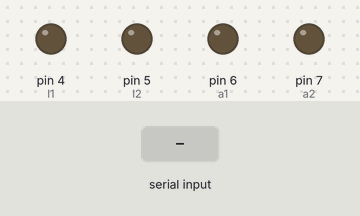
Simulated run of this sketch. Board: Arduino Uno, built with avr-gcc and run on an emulated ATmega328P. Parts: output pins drawn as LEDs (lit = HIGH). Inputs (shaded band) come from the test bench. Pins used as bus, display or sensor lines are not drawn.

Above: at 1.2 s.
1.3 s: "F" received over Serial
At 1.6 s:
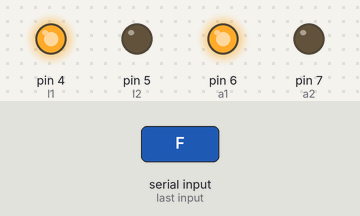
2.8 s: "G" received over Serial
At 3.9 s:
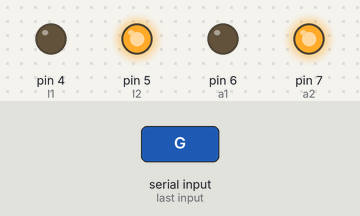
4.3 s: "L" received over Serial
At 5.1 s:
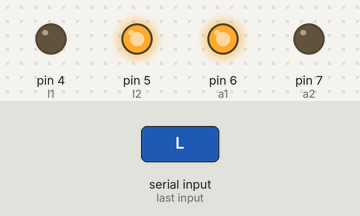
5.8 s: "R" received over Serial
At 6.2 s:
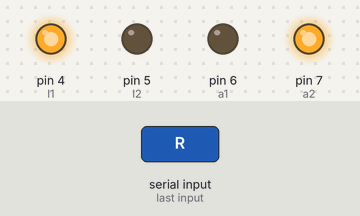
7.3 s: "S" received over Serial
At 8.6 s:
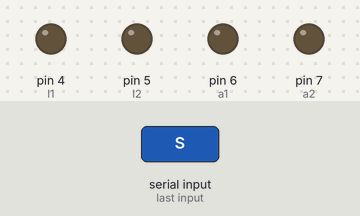
Timing chart, 0 to 9.8 s (numbered marks = the images above; inputs shaded):
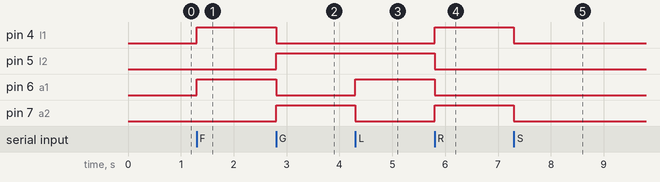

The sketch:

remote_garbage_collector.ino
```cpp
// the setup function runs once when you press reset or power the board

char t;
const int r1=2,r2=3,l1=4,l2=5,a1= 6, a2 = 7 ,c1= 8, c2 =9;


void setup() {
Serial.begin(9600);
pinMode(r1,OUTPUT);   //right motors forward
pinMode(r2,OUTPUT);   //right motors reverse
pinMode(l1,OUTPUT);   //left motors forward
pinMode(l2,OUTPUT);
pinMode(a1,OUTPUT);   //right motors forward
pinMode(a2,OUTPUT);   //right motors reverse
pinMode(c1,OUTPUT);   //left motors forward
pinMode(c2,OUTPUT);    //left motors reverse

}

void loop() {
if(Serial.available()){
  t = Serial.read();

  if(t == 'F'){      //move reverse (all motors rotate in reverse direction)
 digitalWrite(r1,HIGH);
  digitalWrite(r2,LOW);
  digitalWrite(l1,HIGH);
  digitalWrite(l2,LOW);
  digitalWrite(a1,HIGH);
  digitalWrite(a2,LOW);
  digitalWrite(c1,HIGH);
  digitalWrite(c2,LOW);

 digitalWrite(r1,HIGH);
  digitalWrite(r2,LOW);
  digitalWrite(l1,HIGH);
  digitalWrite(l2,LOW);
  digitalWrite(a1,HIGH);
  digitalWrite(a2,LOW);
  digitalWrite(c1,HIGH);
  digitalWrite(c2,LOW);


}
 else if(t == 'G'){            //move forward(all motors rotate in forward direction)

   digitalWrite(r1,LOW);
  digitalWrite(r2,HIGH);
  digitalWrite(l1,LOW);
  digitalWrite(l2,HIGH);
  digitalWrite(a1,LOW);
  digitalWrite(a2,HIGH);
  digitalWrite(c1,LOW);
  digitalWrite(c2,HIGH);


  digitalWrite(r1,LOW);
  digitalWrite(r2,HIGH);
  digitalWrite(l1,LOW);
  digitalWrite(l2,HIGH);
  digitalWrite(a1,LOW);
  digitalWrite(a2,HIGH);
  digitalWrite(c1,LOW);
  digitalWrite(c2,HIGH);

}
else if(t == 'L'){      //turn right (left side motors rotate in forward direction, right side motors rotate in reverse direction for 100ms & stop)
  digitalWrite(r1,HIGH);
  digitalWrite(r2,LOW);
  digitalWrite(l1,LOW);
  digitalWrite(l2,HIGH);

  digitalWrite(a1,HIGH);
  digitalWrite(a2,LOW);
  digitalWrite(c1,LOW);
  digitalWrite(c2,HIGH);

  delay(100);
  t = 'S';
}

else if(t == 'R'){      //turn left (right side motors rotate in forward direction, left side motors rotate in reverse direction for 100ms & stop)
  digitalWrite(r1,LOW);
  digitalWrite(r2,HIGH);
  digitalWrite(l1,HIGH);
  digitalWrite(l2,LOW);

  digitalWrite(a1,LOW);
  digitalWrite(a2,HIGH);
  digitalWrite(c1,HIGH);
  digitalWrite(c2,LOW);
  delay(100);
  t = 'S';
}

else if(t == 'S'){      //STOP (all motors stop)
  digitalWrite(r1,LOW);
  digitalWrite(r2,LOW);
  digitalWrite(l1,LOW);
  digitalWrite(l2,LOW);
  digitalWrite(a1,LOW);
  digitalWrite(a2,LOW);
  digitalWrite(c1,LOW);
  digitalWrite(c2,LOW);
}
delay(100);
}
}
```

Measured:
- after the input at 1.3 s, pin 4 (l1), pin 6 (a1): LOW → HIGH at once
- after the input at 2.8 s, pin 4 (l1), pin 6 (a1): HIGH → LOW at once; pin 5 (l2), pin 7 (a2): LOW → HIGH at once
- after the input at 4.3 s, pin 6 (a1): LOW → HIGH at once; pin 7 (a2): HIGH → LOW at once
- after the input at 5.8 s, pin 4 (l1), pin 7 (a2): LOW → HIGH at once; pin 5 (l2), pin 6 (a1): HIGH → LOW at once
- after the input at 7.3 s, pin 4 (l1), pin 7 (a2): HIGH → LOW at once
